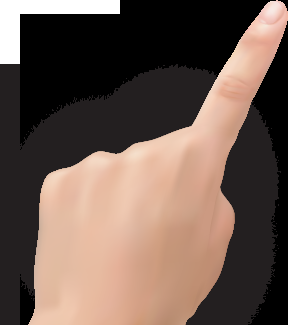
#> input picture 3 OpenCV Mini-Projects/images/hand2.png, 288 x 325 px
$ python extreme_points.py
#> lines starting #> are read from the running program, lines starting #| are printed output that depends on the picture; after the words box and inside, x2 and y2 are one past the last pixel; in counts of white or black regions, pixels touching at a corner belong together
# import the necessary packages
import imutils
import cv2

# load the image, convert it to grayscale, and blur it slightly
image = cv2.imread("images/hand2.png")
#> image is the input picture: shape (325, 288, 3); mean B, G, R 79.6, 89.2, 108.6
image = cv2.resize(image, (500,500), interpolation = cv2.INTER_AREA)
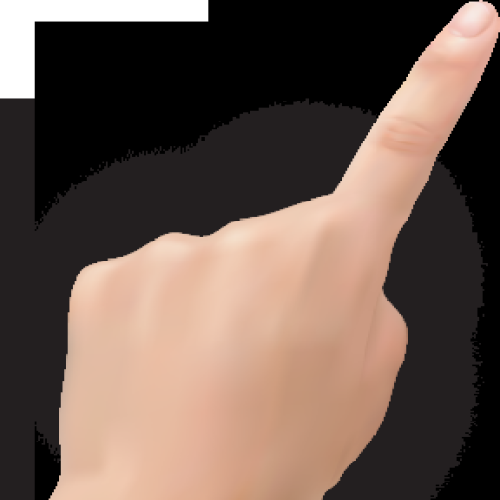
#> image: shape (500, 500, 3); mean B, G, R 79.6, 89.2, 108.5
gray = cv2.cvtColor(image, cv2.COLOR_BGR2GRAY)
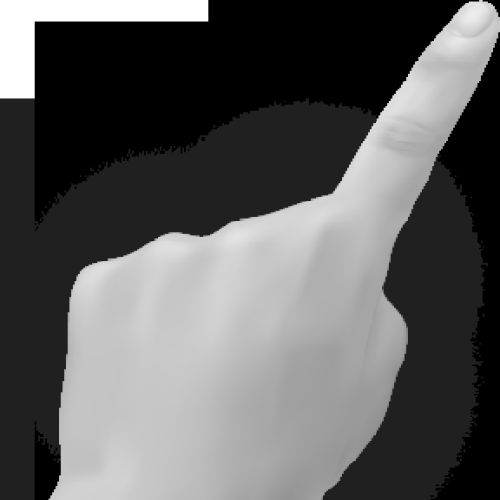
#> gray: shape (500, 500); min 0, max 255, mean 93.8
gray = cv2.GaussianBlur(gray, (5, 5), 0)

# threshold the image, then perform a series of erosions +
# dilations to remove any small regions of noise
thresh = cv2.threshold(gray, 45, 255, cv2.THRESH_BINARY)[1]
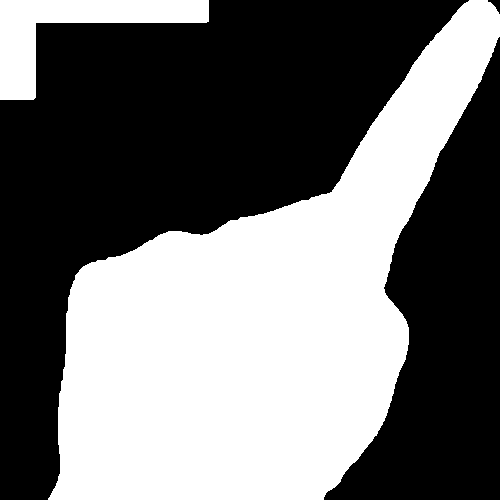
#> thresh: shape (500, 500); 44.6% white; 2 white regions, box (x1, y1, x2, y2) and area: (48, 0, 500, 500) 104032, (0, 0, 209, 100) 7574
thresh = cv2.erode(thresh, None, iterations=2)
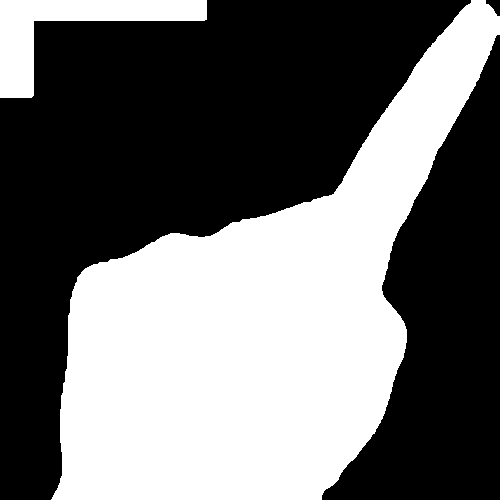
#> thresh: shape (500, 500); 43.1% white; 2 white regions, box (x1, y1, x2, y2) and area: (51, 0, 500, 500) 100728, (0, 0, 207, 98) 6960
thresh = cv2.dilate(thresh, None, iterations=2)
#> thresh: shape (500, 500); 44.6% white; 2 white regions

# find contours in thresholded image, then grab the largest
# one
cnts = cv2.findContours(thresh.copy(), cv2.RETR_EXTERNAL,
	cv2.CHAIN_APPROX_SIMPLE)
#> cnts = 2 contours; box (x1, y1, x2, y2) and area: (49, 0, 500, 500) 103290, (0, 0, 209, 100) 7268
cnts = imutils.grab_contours(cnts)
c = max(cnts, key=cv2.contourArea)
#> c = contour of 614 points, box (x1, y1, x2, y2) (49, 0, 500, 500), area 103290

# determine the most extreme points along the contour
extLeft = tuple(c[c[:, :, 0].argmin()][0])
#> extLeft = (49, 497)
extRight = tuple(c[c[:, :, 0].argmax()][0])
#> extRight = (499, 36)
extTop = tuple(c[c[:, :, 1].argmin()][0])
#> extTop = (469, 0)
extBot = tuple(c[c[:, :, 1].argmax()][0])
#> extBot = (49, 499)

# draw the outline of the object, then draw each of the
# extreme points, where the left-most is red, right-most
# is green, top-most is blue, and bottom-most is teal
cv2.drawContours(image, [c], -1, (0, 255, 255), 2)
cv2.circle(image, extLeft, 8, (0, 0, 255), -1)
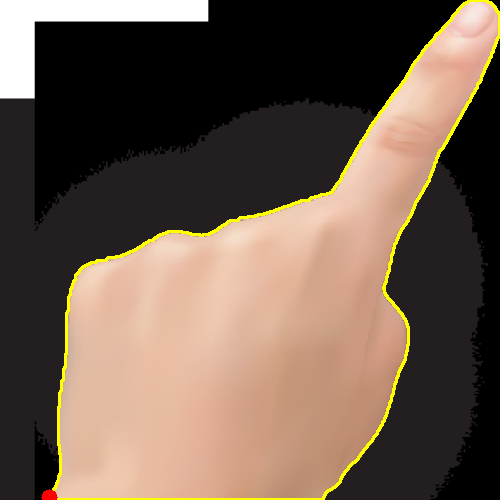
#> image: shape (500, 500, 3); mean B, G, R 78.2, 92.7, 111.9
cv2.circle(image, extRight, 8, (0, 255, 0), -1)
#> image: shape (500, 500, 3); 0.04% of pixels changed, all inside (x1, y1, x2, y2) = (491, 28, 500, 45)
cv2.circle(image, extTop, 8, (255, 0, 0), -1)
#> image: shape (500, 500, 3); mean B, G, R 78.2, 92.7, 111.7
cv2.circle(image, extBot, 8, (255, 255, 0), -1)
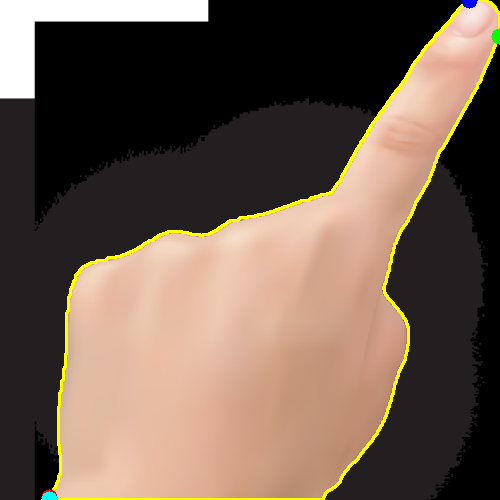
#> image: shape (500, 500, 3); mean B, G, R 78.3, 92.8, 111.6

# show the output image
cv2.imshow("Image", image)
cv2.waitKey(0)
